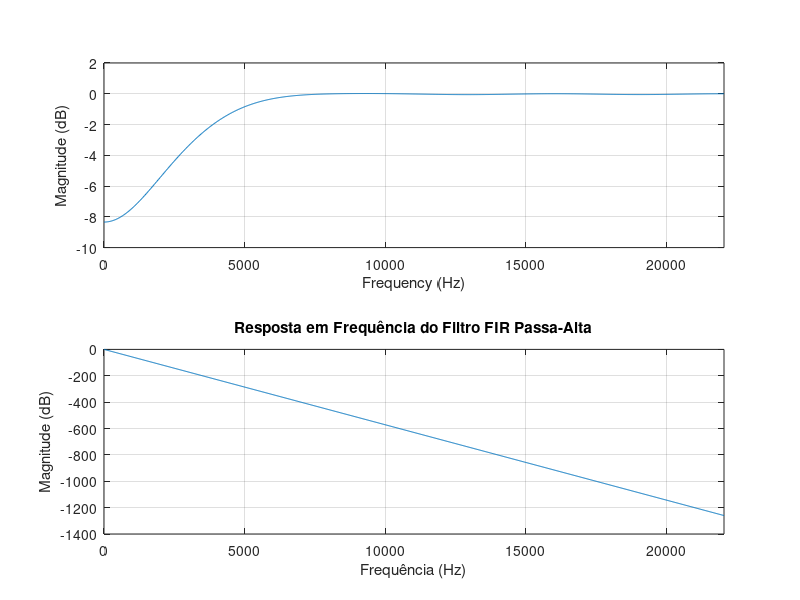
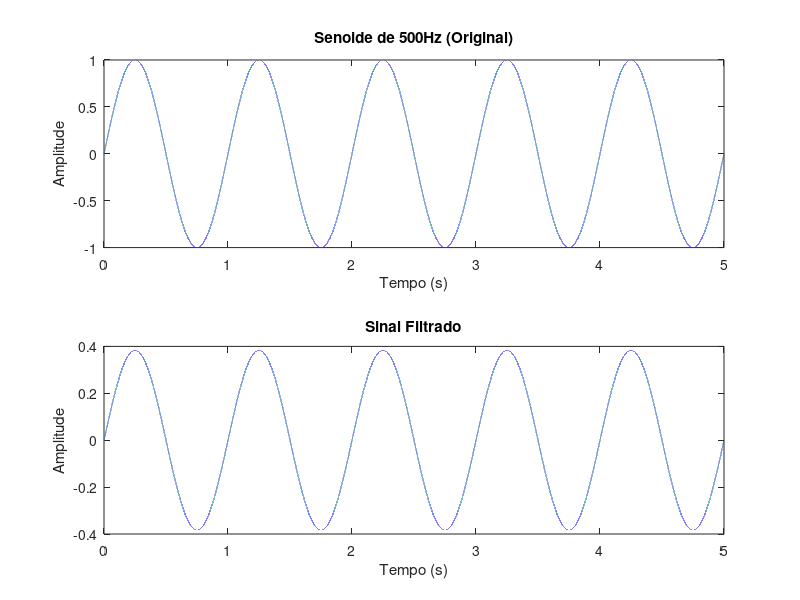

The MATLAB script that drew these images, in order:
% Limpa o workspace e a janela de gráficos
clear;
clf;

% Parâmetros do filtro
ordem = 14;
frequenciaCorte = 2e3;
frequenciaAmostragem = 44.1e3; % Freq. de amostragem (altere conforme necessário)

% Projeta o filtro FIR passa-alta
filtro = fir1(ordem, frequenciaCorte / (frequenciaAmostragem / 2), 'high');

% Plota a resposta em frequência do filtro
freqz(filtro, 1, 1024, frequenciaAmostragem);

% Configurações do gráfico
title('Resposta em Frequência do Filtro FIR Passa-Alta');
xlabel('Frequência (Hz)');
ylabel('Magnitude (dB)');

% Export filter coefficients to a text file
filename = 'filter_coefficients.txt';
dlmwrite(filename, filtro, 'precision', '%.10f', 'delimiter', '\n');

% Cria a senoide de 500Hz
duracao = 5; % Duração em segundos
t = 0:1/frequenciaAmostragem:duracao-1/frequenciaAmostragem; % Vetor de tempo
frequenciaSenoide = 1; % Frequência da senoide em Hz
senoide = sin(2*pi*frequenciaSenoide*t);

% Aplica o filtro à senoide
sinalFiltrado = filter(filtro, 1, senoide);

% Plota a senoide original e o sinal filtrado
figure;
subplot(2,1,1);
plot(t, senoide);
title('Senoide de 500Hz (Original)');
xlabel('Tempo (s)');
ylabel('Amplitude');

subplot(2,1,2);
plot(t, sinalFiltrado);
title('Sinal Filtrado');
xlabel('Tempo (s)');
ylabel('Amplitude');
